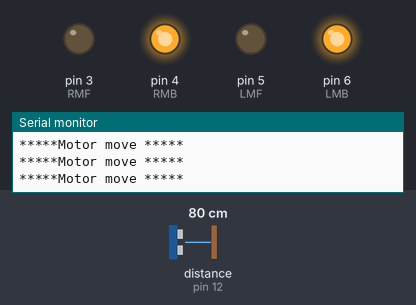
The sketch below on a simulated Arduino Uno, built with avr-gcc and run on an emulated ATmega328P. Shown: output pins drawn as LEDs (lit = HIGH), the last lines printed to the serial monitor. Wiring (inferred from the names in the program): ultrasonic range finder: trigger pin 11; echo pin 12. The inputs (shaded band) are chosen by the test bench; at power-on: distance to the obstacle (sensor on pin 12) 80 cm. The echo pulse lasts 58.3 µs per cm; pins used as bus, display or sensor lines are not drawn.

Above: at 1.2 s.
1.3 s: distance to the obstacle (sensor on pin 12) set to 64 cm
2.8 s: distance to the obstacle (sensor on pin 12) set to 57 cm
At 3.8 s:
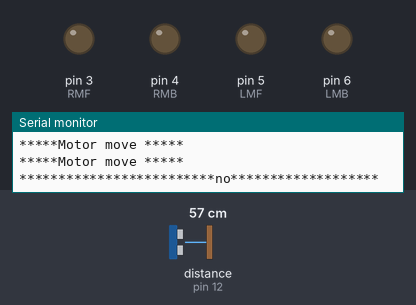
7.3 s: distance to the obstacle (sensor on pin 12) set to 120 cm
At 9.9 s:
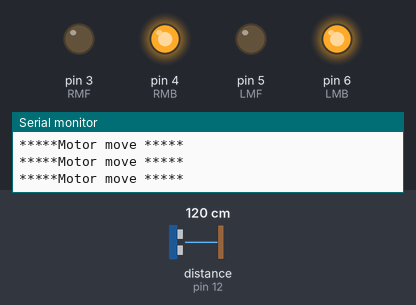
10.3 s: distance to the obstacle (sensor on pin 12) set to 2 cm
At 11.1 s:
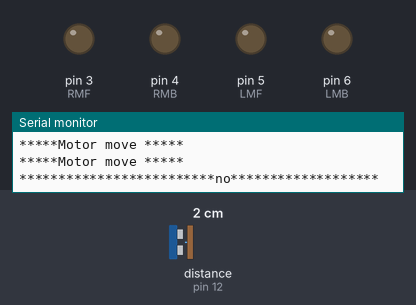
Timing chart, 0 to 12.8 s (numbered marks = the images above; inputs shaded):
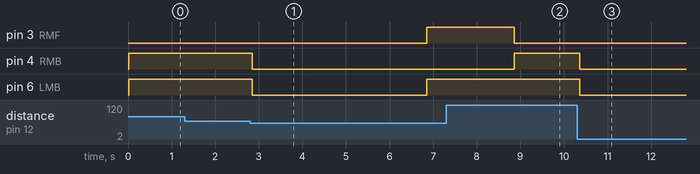

The sketch:

Ultrasonic_car_operate_automatic.ino
```cpp
const int RMF = 3;
const int RMB = 4;
const int LMF = 5;
const int LMB = 6;
const int trigPin = 11;
const int echoPin = 12;
void setup()
{
  Serial.begin(9600);
  Serial.println("********************Ultrasonic sensor********************");
 pinMode(trigPin, OUTPUT);
 pinMode(echoPin, INPUT);

  pinMode (RMF, OUTPUT);
  pinMode (RMB, OUTPUT);
  pinMode (LMF, OUTPUT);
  pinMode (LMB, OUTPUT);

}
long duration, distance;

void loop()
{
   digitalWrite(trigPin, LOW);
  delayMicroseconds(2);
  digitalWrite(trigPin, HIGH);
  delayMicroseconds(10);
  digitalWrite(trigPin, LOW);
  duration = pulseIn(echoPin, HIGH);
  distance = duration/58.2;

  if(distance<60)
  {
    Serial.println("*************************no*******************");

     digitalWrite(RMF, LOW);
  digitalWrite(RMB, LOW);
  digitalWrite(LMF, LOW);
  digitalWrite(LMB, LOW);
  delay(4000);
      Serial.println("****************************************");

     digitalWrite(RMF, HIGH);
  digitalWrite(RMB, LOW);
  digitalWrite(LMF, LOW);
  digitalWrite(LMB, HIGH);
  delay(2000);

  }
  else
  {
Serial.println("*****Motor move *****");
  digitalWrite(RMF, LOW);
  digitalWrite(RMB, HIGH);
  digitalWrite(LMF, LOW);
  digitalWrite(LMB, HIGH);
   delay(100);


 }
}
```

Measured:
- the behaviour switches between 61 and 60 cm on distance to the obstacle (sensor on pin 12) (found by bisection; images 0 and 1)
- after the input at 2.8 s, pin 3 (RMF): LOW → HIGH after 4.0 s; pin 4 (RMB): HIGH → LOW after 0.05 s; pin 6 (LMB): HIGH → LOW after 0.05 s, → HIGH 4.0 s later
- after the input at 7.3 s, pin 4 (RMB): LOW → HIGH after 1.6 s; pin 6 (LMB): stays HIGH (without the input it goes to LOW after 1.6 s)
- after the input at 10.3 s, pin 4 (RMB), pin 6 (LMB): HIGH → LOW after 0.06 s
